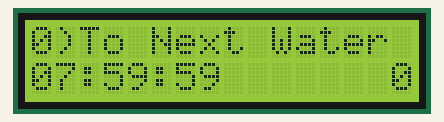
Recording of a program running on a simulated Arduino Uno, built with avr-gcc and run on an emulated ATmega328P. Parts: 16×2 character LCD.

Above: at 0.1 s.
At 4.1 s:
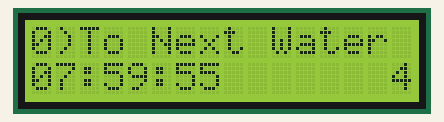
At 9.1 s:
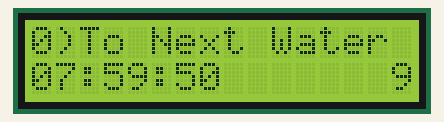
At 19.1 s:
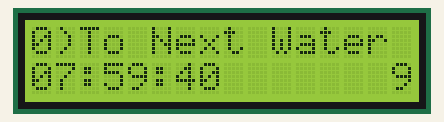
At 29.1 s:
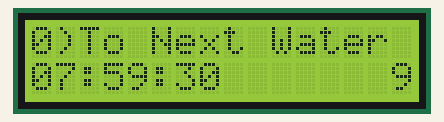
At 39.1 s:
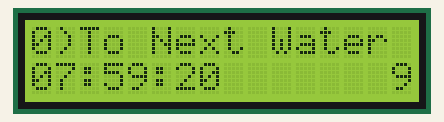

Measured:
- what the display in image 1 shows lasts 1.0 s, from 4.0 s to 5.0 s

The program:

main.cpp
```cpp
#include <Arduino.h>
#include <LiquidCrystal.h>

// select the pins used on the LCD panel
LiquidCrystal lcd(8, 9, 4, 5, 6, 7);

// define some values used by the panel and buttons
int lcd_key         = 0;
int adc_key_in      = 0;
#define btnRIGHT    0
#define btnUP       1
#define btnDOWN     2
#define btnLEFT     3
#define btnSELECT   4
#define btnNONE     5

// define some values used for the menu system
int rt_count        = 0;    // for testing
int up_count        = 0;    // for testing
int dn_count        = 0;    // for testing
int lf_count        = 0;    // for testing
int sl_count        = 0;    // for testing
int old_button      = 0;    // part of the debounce
int temp_button     = 0;    // part of the debounce
int pressed_button  = 0;    // part of the debounce
int last_button     = 5;    // used to get event from a button press
int current_button  = 5;    // used to single button press


// Variables for GUI
      int currentMenuState    = 0;
      // 1234567890123456
      // 0)To Next Water        Default Menu
      //   HH:MM:SS
      // 1)Set Water Freq       Set Watering Frequency
      //  4 8 12 24 36 48
      // 2)Set Water Leng       Set Watering Length
      //  5 15 30 60 120
      // 3)Water Now            Water Now
      //  5 15 30 Hold
      // 4)Enabled? ON/OFF      Whether to disable/enable watering
      // ON    OFF

// Variables for the watering system
unsigned long   waterFreq       = 28800000;    // 1000millisec*60sec*60min*8 = 8 hours
unsigned long   waterNextTime   = 28800000;    // the next time watering will occur compared to millis()

// read the buttons
int readButtonsLCD() {
    int i;

    adc_key_in = 0;
    for (i=0; i<4; i++)
    {
        adc_key_in += analogRead(0); // read the value from the sensor 4 times
    }
    adc_key_in = adc_key_in / 4;     // take the average of the sensor reading

    // my buttons when read are centered at these values: 30, 150, 360, 535, 760 (from BEST CHOICE ELECTRONICS)
    if (adc_key_in > 1000)  return btnNONE; // We make this the 1st option for speed reasons, since it's most common
    if (adc_key_in < 30)    return btnRIGHT;
    if (adc_key_in < 150)   return btnUP;
    if (adc_key_in < 360)   return btnDOWN;
    if (adc_key_in < 535)   return btnLEFT;
    if (adc_key_in < 760)   return btnSELECT;

    return btnNONE;   // when all others fail, return this
}

// provides a debounced output of buttons from LCD
int readButtonsLCD_DB() {

    lcd_key = readButtonsLCD();   // read the buttons

    if (lcd_key != old_button)
    {
        delay(50);
        temp_button = readButtonsLCD();
        if (lcd_key == temp_button)
        {
            old_button = lcd_key;
            switch (lcd_key)                // depending on which button was pushed, we perform an action
            {
                case btnRIGHT:
                {
                    return btnRIGHT;
                }

                case btnLEFT:
                {
                    return btnLEFT;
                }

                case btnUP:
                {
                    return btnUP;
                }

                case btnDOWN:
                {
                    return btnDOWN;
                }

                case btnSELECT:
                {
                    return btnSELECT;
                }

                case btnNONE:
                {
                    return btnNONE;
                }
            }

        }

    }


}

void menuDefault() {
    lcd.setCursor(0,0);
    lcd.print("0)To Next Water");

    unsigned long   tempTime;
    unsigned long   tempTimeHour;
    unsigned long   tempTimeMinute;
    unsigned long   tempTimeSecond;

    tempTime = ( waterNextTime - millis() ) / 1000;

    tempTimeSecond  = tempTime % 60;
    tempTime        = tempTime / 60;
    tempTimeMinute  = tempTime % 60;
    tempTime        = tempTime / 60;
    tempTimeHour    = tempTime;

    lcd.setCursor(0,1);

    if (tempTimeHour < 10) {
        lcd.print("0");
    }
    lcd.print(tempTimeHour);
    lcd.print(":");

    if (tempTimeMinute < 10) {
        lcd.print("0");
    }
    lcd.print(tempTimeMinute);
    lcd.print(":");

    if (tempTimeSecond < 10) {
        lcd.print("0");
    }
    lcd.print(tempTimeSecond);


}

void menuSetWaterFreq() {
    lcd.setCursor(0,0);
    lcd.print("1)Set Water Freq");
    lcd.print("PLACEHOLDER");

}

void menuSetWaterLeng(){

}

void menuWaterNow() {

}

void menuEnable() {

}

// display the menu
void display_menu() {
    switch (currentMenuState)
    {
        case 0:
        {
            menuDefault();
            break;
        }

        case 1:
        {
            menuSetWaterFreq();
            break;
        }

        case 2:
        {
            menuSetWaterLeng();
            break;
        }

        case 3:
        {
            menuWaterNow();
            break;
        }

        case 4:
        {
            menuEnable();
            break;
        }

        default:
        {
            menuDefault();
            break;
        }
    }

}


void setup() {
    // put your setup code here, to run once:
    lcd.begin(16, 2);               // start the library
    lcd.setCursor(0,0);
//   lcd.print("RT LF UP DN SL ");  // print a simple message
}


void loop() {
    // put your main code here, to run repeatedly:

    /* DEBUGGING

    lcd.setCursor(0,0);             // DEBUGGING
    lcd.print(readButtonsLCD());      // DEBUGGING
    lcd.setCursor(3,0);
    lcd.print(readButtonsLCD_DB());
    lcd.setCursor(6,0);
    lcd.print(analogRead(0));

    */


    lcd.setCursor(15,1);            // move cursor to second line "1" and 9 spaces over
    lcd.print((millis()/1000)%10);  // display seconds since power up

    lcd.setCursor(0,1);             // move to the beginning of the second line

    display_menu();

    /*
    current_button = readButtonsLCD_DB();
    if (current_button != last_button)
    {
        last_button = current_button;

        switch (current_button)                // depending on which button was pushed, we perform an action
        {
            case btnRIGHT:
            {
                lcd.setCursor(0,1);
                rt_count++;
                lcd.print(rt_count);
                break;
            }

            case btnLEFT:
            {
                lcd.setCursor(3,1);
                lf_count++;
                lcd.print(lf_count);
                break;
            }

            case btnUP:
            {
                lcd.setCursor(6,1);
                up_count++;
                lcd.print(up_count);
                break;
            }

            case btnDOWN:
            {
                lcd.setCursor(9,1);
                dn_count++;
                lcd.print(dn_count);
                break;
            }

            case btnSELECT:
            {
                lcd.setCursor(12,1);
                sl_count++;
                lcd.print(sl_count);
                break;
            }

            case btnNONE:
            {

                break;
            }
        }
    }
    */


}
```
